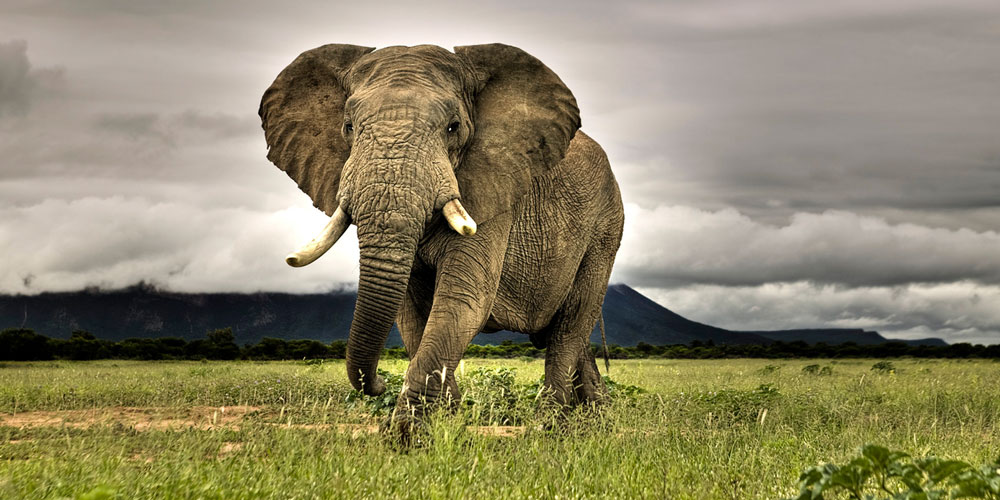
#> input picture editing/editing_system/exp.jpg, 1000 x 500 px
$ python -i produce_result.py   (imports and definitions only)   (Python 2 division)
#> lines starting #> are read from the running program, lines starting #| are printed output that depends on the picture
#> further down, picture is the input picture: shape (500, 1000, 3); mean B, G, R 104.4, 134.5, 141.6
import pickle
import time
import cv2
import gradient
import wave
import ellipse
import numpy as np
from editing_structures import EditingBlock, AssembledBlocks
from frame_cluster import cluster_with_threshold, cluster_with_threshold_range


# Code for generating video editing result from the generated editing structures


# [33 lines left out: functions generate_frame_gradient, generate_frame_ellipse, not called in this run]


# TODO: Do viewing and screen transformation to produce 3D partitcle graph
def generate_frame_wave(frame):
    img = cv2.cvtColor(frame, cv2.COLOR_BGR2GRAY)
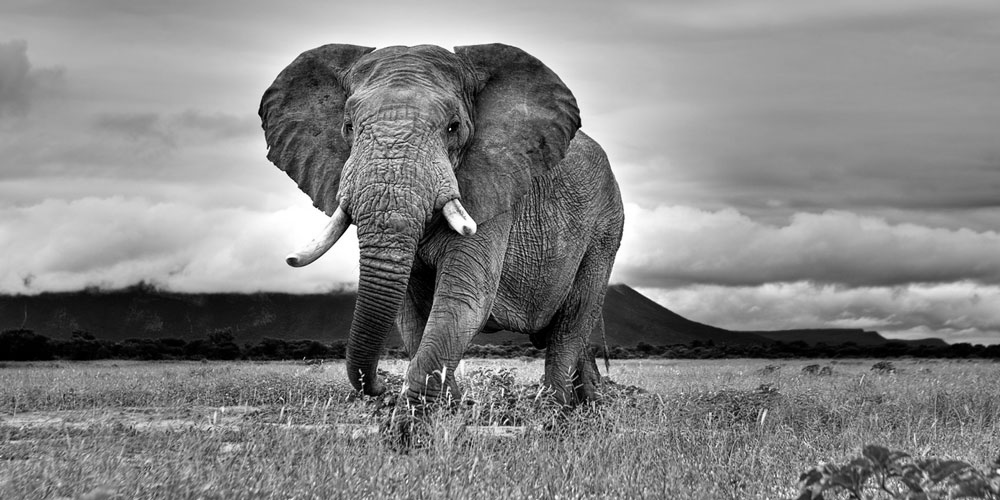
#> img: shape (500, 1000); min 0, max 255, mean 133.2
    f = np.fft.fft2(img)
    fshift = np.fft.fftshift(f)
    magnitude_spectrum = 20 * np.log(np.abs(fshift))
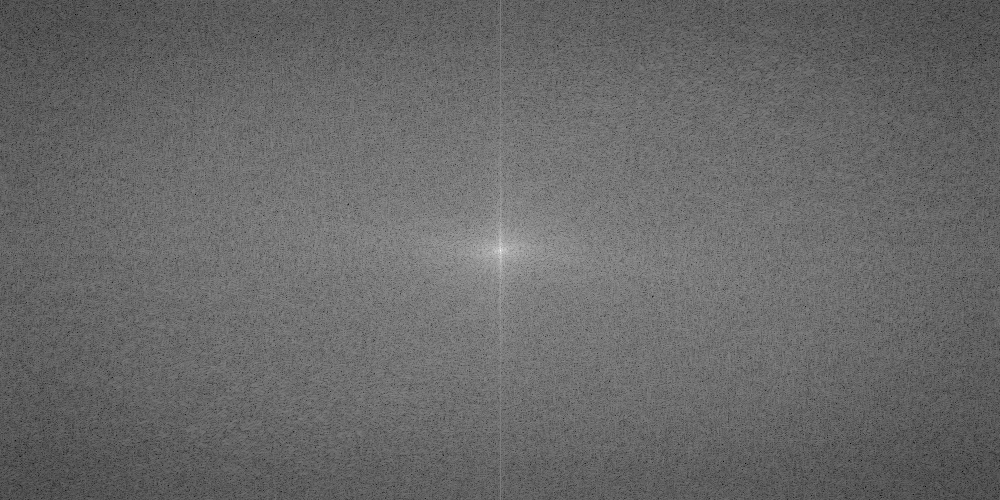
#> magnitude_spectrum: shape (500, 1000) float64; min 46.35, max 360.3, mean 175.7; drawn with min black and max white
    magnitude_spectrum = np.rint(magnitude_spectrum)
    result = np.uint8(magnitude_spectrum)
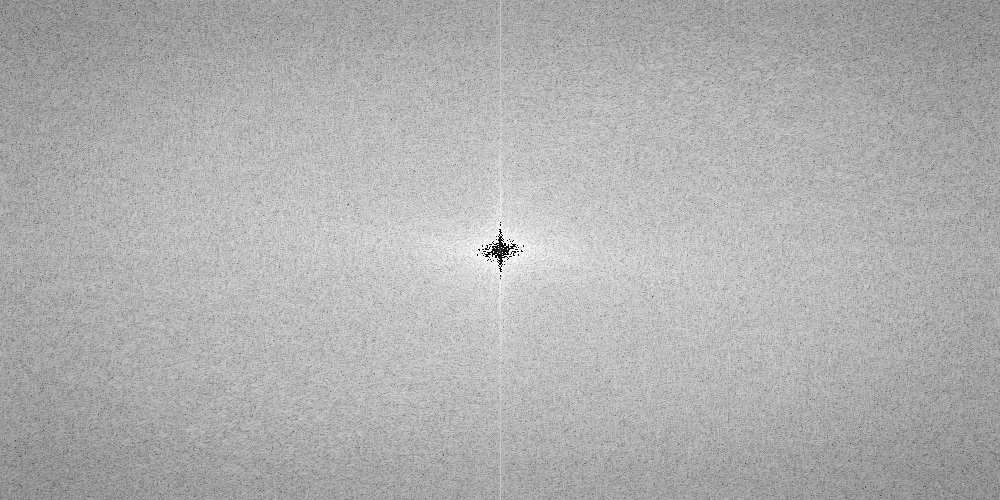
#> result: shape (500, 1000); min 0, max 255, mean 175.5
    result = cv2.cvtColor(result, cv2.COLOR_GRAY2RGB)
#> result: shape (500, 1000, 3)
    return result


# [321 lines left out: functions generate_cut_images, visual_function_dispatcher, write_frames_with_visual, generate_video_with_visuals, generate_video, generate_clip_cluster_key and 4 more, not called in this run]

# [13 lines of commented-out code are left out]

>>> import cv2
>>> picture = cv2.imread('exp.jpg')
>>> result = generate_frame_wave(picture)
